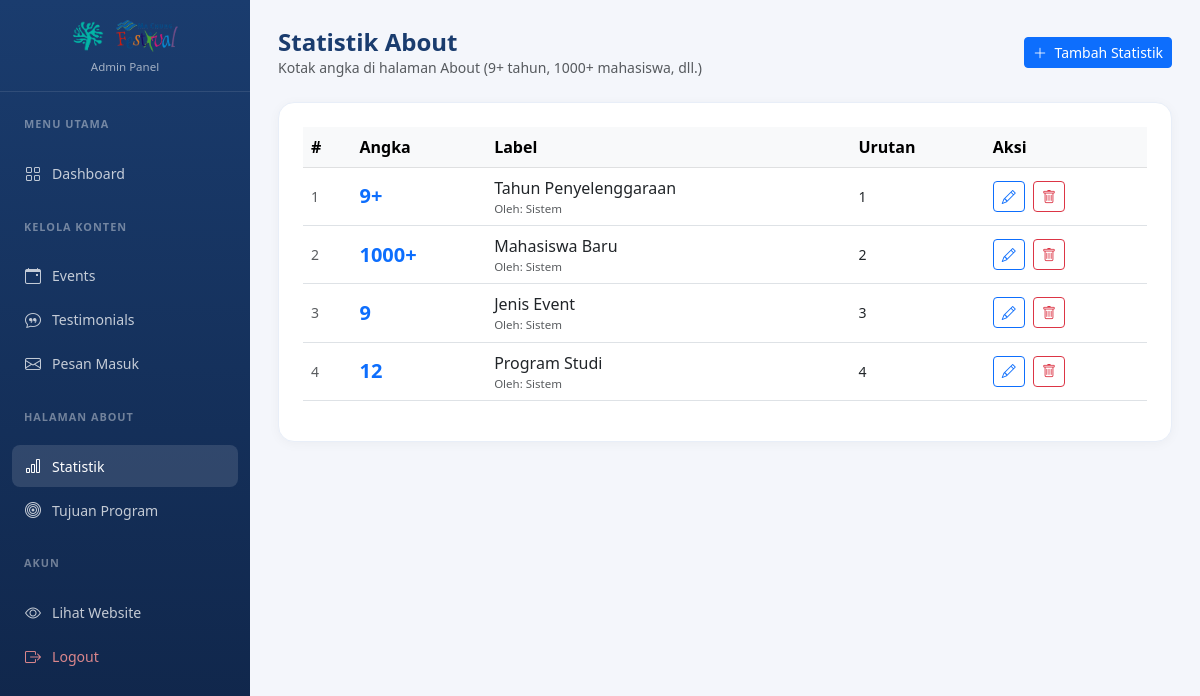
The app's page /admin/about_stat_list.php (signed in) with its own data.
### tables this page shows
CREATE TABLE IF NOT EXISTS `about_statistik` (
  `id` INT AUTO_INCREMENT PRIMARY KEY,
  `angka` VARCHAR(20) NOT NULL COMMENT 'Contoh: 9+, 1000+, 12',
  `label` VARCHAR(100) NOT NULL COMMENT 'Contoh: Tahun Penyelenggaraan',
  `urutan` INT DEFAULT 0,
  `admin_id` INT NULL,
  `dibuat_pada` TIMESTAMP DEFAULT CURRENT_TIMESTAMP,
  CONSTRAINT `fk_statistik_admin` FOREIGN KEY (`admin_id`) REFERENCES `admin` (`id`) ON DELETE SET NULL
);

### admin/about_stat_list.php (the view, shortened to what this page needs)
<?php
include '../koneksi.php';
$rows = [];
$r = mysqli_query($conn, "SELECT about_statistik.*, admin.nama_lengkap AS nama_admin FROM about_statistik LEFT JOIN admin ON about_statistik.admin_id = admin.id ORDER BY about_statistik.urutan ASC");
while ($row = mysqli_fetch_assoc($r)) { $rows[] = $row; }
?>
<!DOCTYPE html>
<html lang="id">
<head>
  <link href="https://cdn.jsdelivr.net/npm/bootstrap@5.3.0/dist/css/bootstrap.min.css" rel="stylesheet">
  <link href="https://cdn.jsdelivr.net/npm/bootstrap-icons@1.10.5/font/bootstrap-icons.css" rel="stylesheet">
</head>
<body>
<?php include 'admin_sidebar.php'; ?>
<div class="main-content">
  <div class="topbar">
    <div><h4>Statistik About</h4><p class="text-muted small mb-0">Kotak angka di halaman About (9+ tahun, 1000+ mahasiswa, dll.)</p></div>
    <a href="about_stat_tambah.php" class="btn btn-primary btn-sm"><i class="bi bi-plus-lg me-1"></i> Tambah Statistik</a>
  </div>
  <div class="table-card">
    <?php if (empty($rows)): ?>
      <div class="text-center py-5 text-muted"><i class="bi bi-bar-chart" style="font-size:2.5rem;"></i><p class="mt-2">Belum ada data statistik.</p></div>
    <?php else: ?>
      <table class="table table-hover align-middle">
        <thead class="table-light">
          <tr><th>#</th><th>Angka</th><th>Label</th><th>Urutan</th><th>Aksi</th></tr>
        </thead>
        <tbody>
          <?php foreach ($rows as $i => $s): ?>
            <tr>
              <td class="text-muted small"><?= $i+1 ?></td>
              <td><span class="fw-bold text-primary fs-5"><?= htmlspecialchars($s['angka']) ?></span></td>
              <td>
                <?= htmlspecialchars($s['label']) ?>
                <span class="d-block text-muted" style="font-size: 0.72rem;">Oleh: <?= htmlspecialchars($s['nama_admin'] ?? 'Sistem') ?></span>
              </td>
              <td class="small"><?= (int)$s['urutan'] ?></td>
              <td>
                <a href="about_stat_edit.php?id=<?= $s['id'] ?>" class="btn btn-sm btn-outline-primary me-1"><i class="bi bi-pencil"></i></a>
                <a href="about_stat_hapus.php?id=<?= $s['id'] ?>" class="btn btn-sm btn-outline-danger"
                   onclick="return confirm('Hapus statistik ini?')"><i class="bi bi-trash"></i></a>
              </td>
            </tr>
          <?php endforeach; ?>
        </tbody>
      </table>
    <?php endif; ?>
  </div>
</div>
</body></html>

### admin/admin_style.php (style rules this page uses)
body { font-family: 'Segoe UI', sans-serif; background: #f4f6fb; }
.main-content { margin-left: 250px; padding: 28px; }
.topbar { display: flex; justify-content: space-between; align-items: center; margin-bottom: 24px; }
.topbar h4 { font-weight: 700; color: #1a3c6e; margin: 0; }
.table-card { background: white; border-radius: 16px; padding: 24px; border: 1px solid #e8eef8; box-shadow: 0 2px 12px rgba(0,0,0,0.04); }

### records on screen
about_statistik: angka "9+", label "Tahun Penyelenggaraan", nama_admin "Sistem", urutan "1"
about_statistik: angka "1000+", label "Mahasiswa Baru", nama_admin "Sistem", urutan "2"
about_statistik: angka "9", label "Jenis Event", nama_admin "Sistem", urutan "3"
about_statistik: angka "12", label "Program Studi", nama_admin "Sistem", urutan "4"
